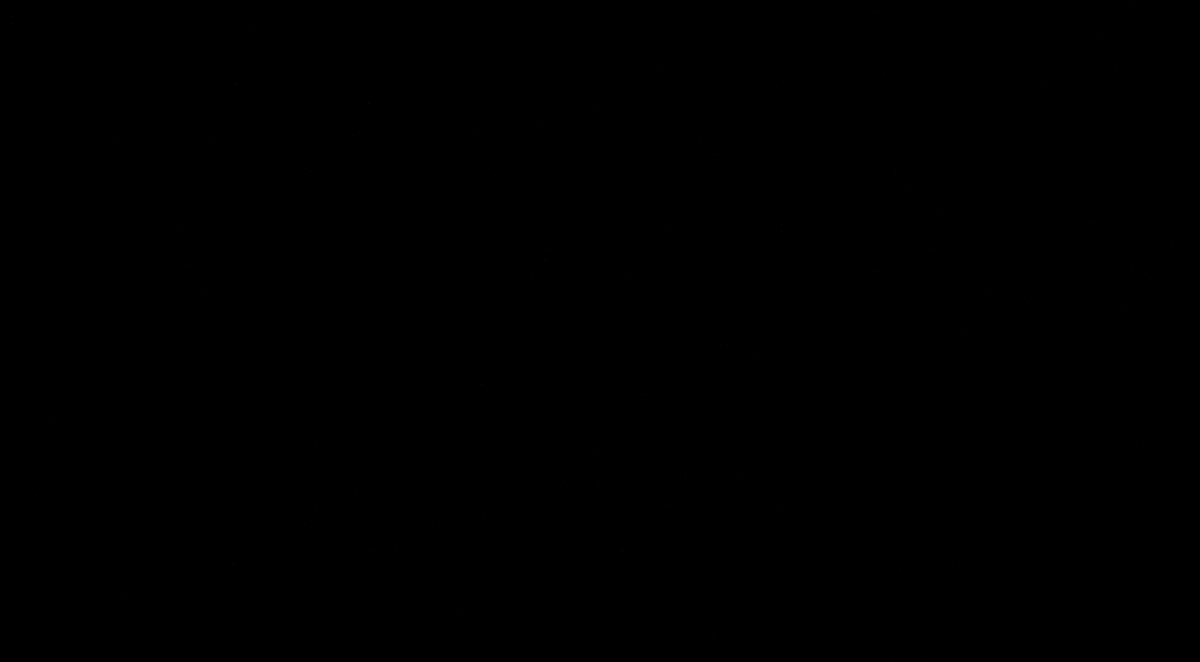
Frame 1 (no input)
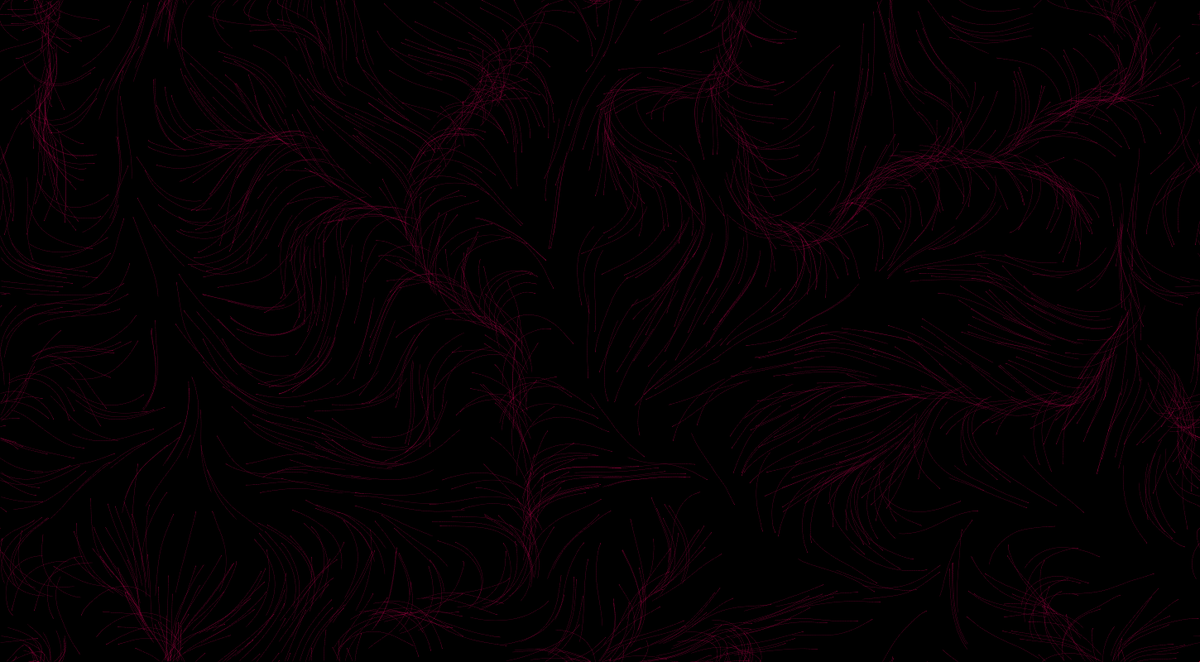
Frame 60 (no input)
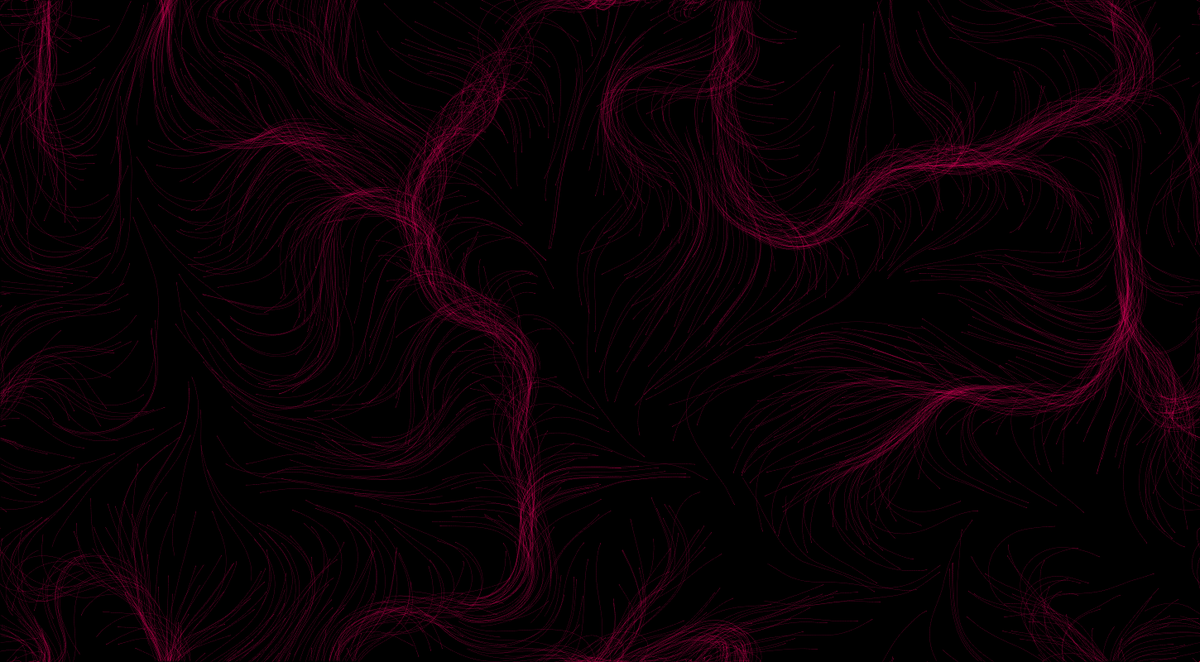
Frame 120 (the mouse pressed at the canvas centre since frame 60)

The p5.js sketch that drew these frames (run headless with seeded random() and noise() and a simulated clock; from frame 60 on, the mouse is pressed at the canvas centre):

// p5.js sketch
// ── sketch.js
var increment = 0.05;
var gridScale = 20;
var columns;
var rows;
var zOffset = 0;

var flowfield;
var particles = [];

function setup() {
  pixelDensity(3);
  createCanvas(1450, 800);
  colorMode(HSB);
  background(0);
  columns = floor(width / gridScale);
  rows = floor(height / gridScale);
  flowfield = new Array(columns * rows);

  for (var i = 0; i < 1500; i += 1) {
    particles[i] = new Particle();
  }
}

function draw() {
  //background(255);
  var xOffset = 0;
  for (var x = 0; x < columns; x += 1) {
    var yOffset = 0;
    for (var y = 0; y < rows; y += 1) {
      var index = (x + y * columns);
      var angle = map(noise(xOffset, yOffset, zOffset), 0, 1, 0, TWO_PI * 3);
      var vector = p5.Vector.fromAngle(angle);
      vector.setMag(0.1);
      flowfield[index] = vector;
      // push();
      // translate(x*gridScale, y*gridScale);
      // rotate(vector.heading());
      // stroke(0);
      // line(0, 0, gridScale, 0);
      // pop();
      yOffset += increment;
    }
    xOffset += increment;
  }
  zOffset += 0.001;
  for (var i = 0; i < particles.length; i += 1) {
    particles[i].follow(flowfield);
    particles[i].update();
    particles[i].edges();
    particles[i].show();
  }
}

// ── particle.js
function Particle() {
  this.position = createVector(random(width), random(height));
  this.velocity = createVector(0, 0);
  this.acceleration = createVector(0, 0);
  this.maxSpeed = 2;
  this.colorCount = 0;

  this.previousPosition = this.position.copy();

  this.update = function() {
    this.velocity.add(this.acceleration);
    this.velocity.limit(this.maxSpeed);
    this.acceleration.mult(0);
    this.position.add(this.velocity);
  }

  this.follow = function(vectors) {
    var x = floor(this.position.x / gridScale);
    var y = floor(this.position.y / gridScale);
    var index = x + y * columns;
    var force = vectors[index];
    if (force != null) {
      this.applyForce(force);
    }
  }

  this.applyForce = function(force) {
    this.acceleration.add(force);
  }

  this.show = function() {
    //stroke(this.colorCount, 255, 255, 0.1);
    stroke(335, 255, 255, 0.1);
    this.colorCount += 1;
    if (this.colorCount > 360) {
      this.colorCount = 0;
    }
    strokeWeight(1);
    line(this.position.x, this.position.y, this.previousPosition.x, this.previousPosition.y);
    this.updatePreviousPostion();
  }

  this.edges = function() {
    if (this.position.x > width) {
      this.position.x = 0;
      this.updatePreviousPostion();
    }
    if (this.position.x < 0) {
      this.position.x = width;
      this.updatePreviousPostion();
    }
    if (this.position.y > height) {
      this.position.y = 0;
      this.updatePreviousPostion();
    }
    if (this.position.y < 0) {
      this.position.y = height;
      this.updatePreviousPostion();
    }
  }

  this.updatePreviousPostion = function() {
    this.previousPosition.x = this.position.x;
    this.previousPosition.y = this.position.y;
  }
}
